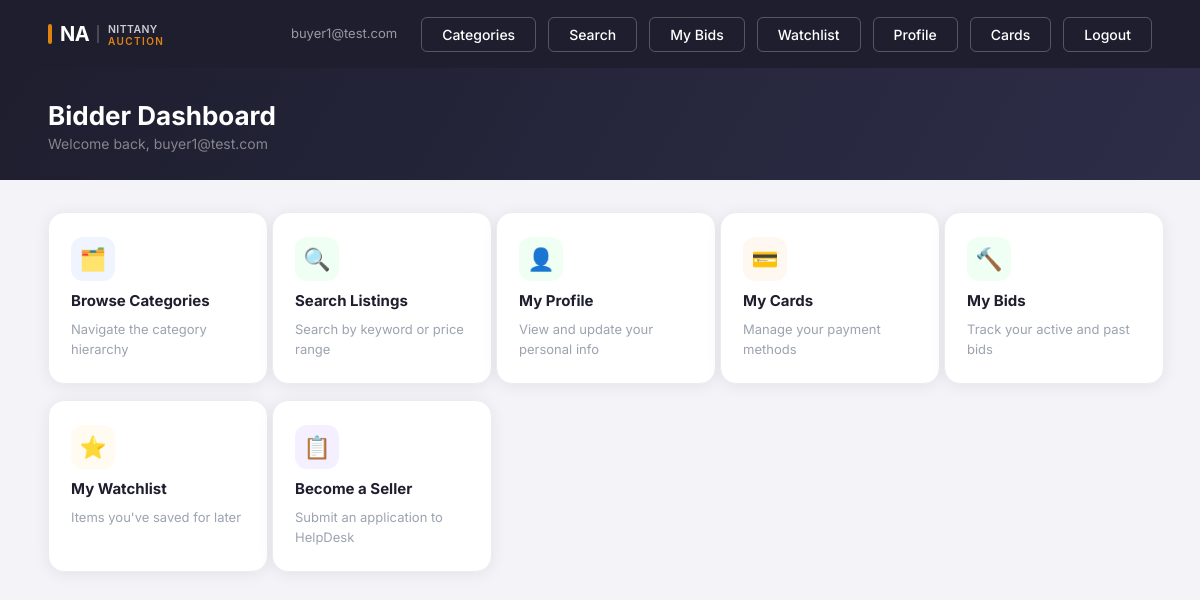
The app's page /bidder (signed in), older data.
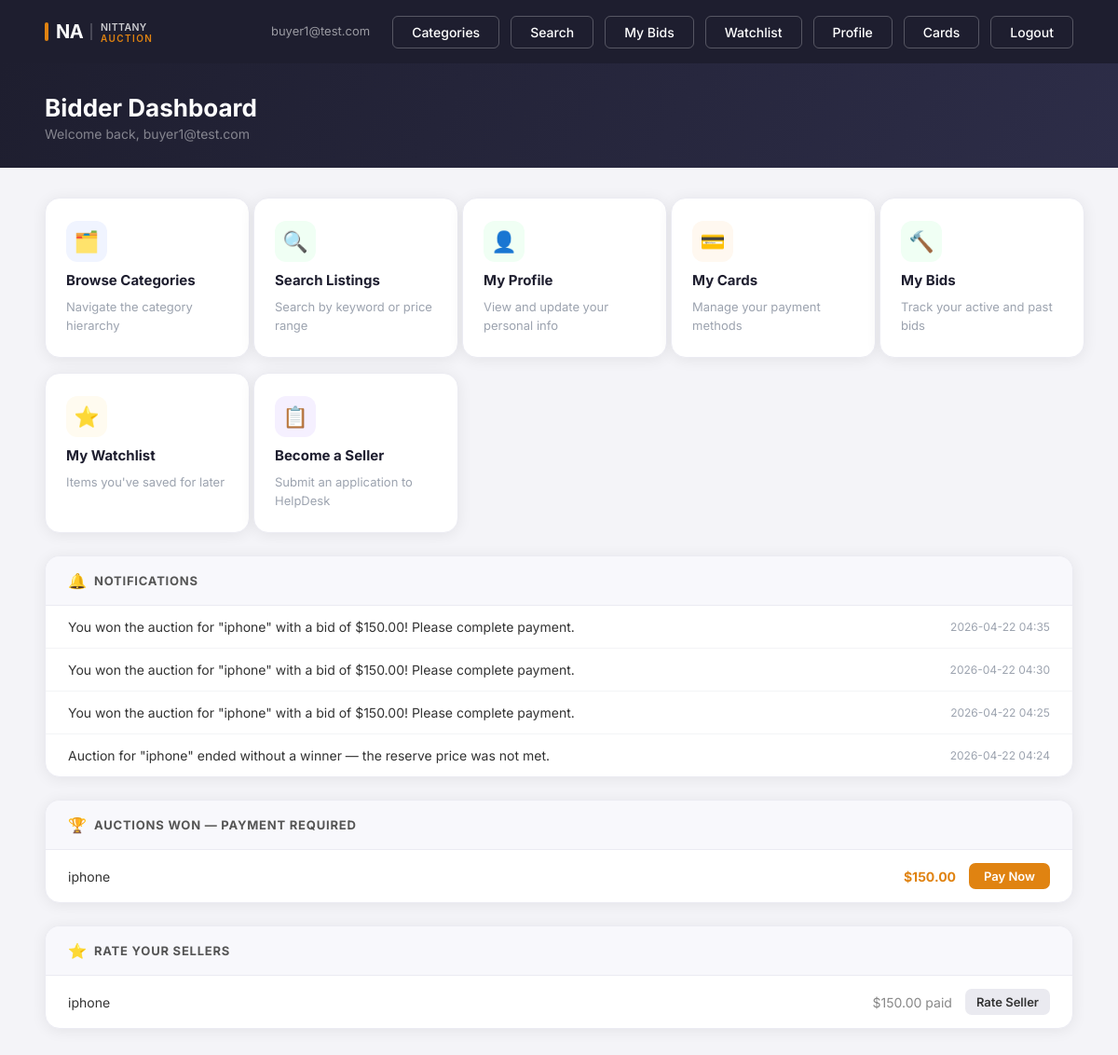
The same page, newer data.
### tables this page shows
CREATE TABLE notifications (
    notif_id   INTEGER PRIMARY KEY AUTOINCREMENT,
    user_email TEXT NOT NULL,
    listing_id INTEGER,
    message    TEXT NOT NULL,
    is_read    INTEGER DEFAULT 0,
    created_at DATETIME DEFAULT CURRENT_TIMESTAMP
);

CREATE TABLE listings (
            listing_id        INTEGER PRIMARY KEY AUTOINCREMENT,
            seller_email      TEXT NOT NULL,
            title             TEXT NOT NULL,
            description       TEXT,
            condition         TEXT,
            category_id       INTEGER,
            reserve_price     REAL NOT NULL,
            auction_stop_time DATETIME NOT NULL,
            status            TEXT DEFAULT 'active',
            removal_reason    TEXT,
            max_bids          INTEGER DEFAULT 0,
            created_at        DATETIME DEFAULT CURRENT_TIMESTAMP
        , promoted INTEGER DEFAULT 0, promoted_at DATETIME, promotion_fee REAL, remaining_bids_at_removal INTEGER);

CREATE TABLE transactions (
            transaction_id   INTEGER PRIMARY KEY AUTOINCREMENT,
            listing_id       INTEGER NOT NULL UNIQUE,
            bidder_email     TEXT NOT NULL,
            amount           REAL NOT NULL,
            transaction_date DATETIME DEFAULT CURRENT_TIMESTAMP
        );

### app.py (the view)
@app.route("/bidder")
def bidder():
    guard = role_required("buyer")
    if guard:
        return guard
    email = session["email"]
    now = datetime.now().strftime("%Y-%m-%dT%H:%M")
    with sqlite3.connect("nittanyauction.db") as conn:
        conn.row_factory = sqlite3.Row
        won_auctions = conn.execute("""
            SELECT l.listing_id, l.title,
                   (SELECT MAX(bid_amount) FROM bids WHERE listing_id = l.listing_id) AS winning_bid
            FROM listings l
            WHERE l.status = 'ended'
              AND NOT EXISTS (SELECT 1 FROM transactions WHERE listing_id = l.listing_id)
              AND (SELECT bidder_email FROM bids
                   WHERE listing_id = l.listing_id
                   ORDER BY bid_amount DESC LIMIT 1) = ?
        """, (email,)).fetchall()
        pending_ratings = conn.execute("""
            SELECT l.listing_id, l.title, t.amount
            FROM transactions t
            JOIN listings l ON t.listing_id = l.listing_id
            WHERE t.bidder_email = ?
              AND NOT EXISTS (
                  SELECT 1 FROM ratings r
                  WHERE r.listing_id = l.listing_id AND r.bidder_email = ?
              )
        """, (email, email)).fetchall()
        notifications = conn.execute("""
            SELECT * FROM notifications WHERE user_email = ? ORDER BY created_at DESC LIMIT 20
        """, (email,)).fetchall()
        conn.execute("UPDATE notifications SET is_read = 1 WHERE user_email = ?", (email,))
    return render_template("bidder_welcome.html",
                           email=email,
                           won_auctions=won_auctions,
                           pending_ratings=pending_ratings,
                           notifications=notifications)

### app.py (called while the page is built)
def role_required(role):
    if session.get("role") != role:
        flash(f"Please log in as {role} to access that page.", "error")
        return redirect("/login")
    return None

### templates/bidder_welcome.html (shortened to what this page needs)
<!DOCTYPE html>
<html>
<head>
    <link rel="stylesheet" href="{{ url_for('static', filename='style.css') }}">
</head>
<body>
    <nav class="first-navbar">
        <a href="/dashboard"><img src="{{ url_for('static', filename='logo.svg') }}" alt="NittanyAuction" height="36"></a>
        <div class="nav-links">
            <span class="nav-user">{{ email }}</span>
            <a href="/bidder/browse">Categories</a>
            <a href="/bidder/listings">Search</a>
            <a href="/bidder/bids">My Bids</a>
            <a href="/bidder/watchlist">Watchlist</a>
            <a href="/bidder/profile">Profile</a>
            <a href="/bidder/cards">Cards</a>
            <a href="/logout">Logout</a>
        </div>
    </nav>
    <div class="page-banner">
        <div class="page-banner-inner">
            <div>
                <h2>Bidder Dashboard</h2>
                <p>Welcome back, {{ email }}</p>
            </div>
        </div>
    </div>
    <div class="content-wrap">
        <div class="dashboard-cards">
            <a href="/bidder/browse" class="dashboard-card">
                <div class="card-icon-wrap" style="background:#f0f4ff;">🗂️</div>
                <div class="card-label">Browse Categories</div>
                <div class="card-desc">Navigate the category hierarchy</div>
            </a>
            <a href="/bidder/listings" class="dashboard-card">
                <div class="card-icon-wrap" style="background:#f0fff4;">🔍</div>
                <div class="card-label">Search Listings</div>
                <div class="card-desc">Search by keyword or price range</div>
            </a>
            <a href="/bidder/profile" class="dashboard-card">
                <div class="card-icon-wrap" style="background:#f0fff4;">👤</div>
                <div class="card-label">My Profile</div>
                <div class="card-desc">View and update your personal info</div>
            </a>
            <a href="/bidder/cards" class="dashboard-card">
                <div class="card-icon-wrap" style="background:#fff8f0;">💳</div>
                <div class="card-label">My Cards</div>
                <div class="card-desc">Manage your payment methods</div>
            </a>
            <a href="/bidder/bids" class="dashboard-card">
                <div class="card-icon-wrap" style="background:#f0fff4;">🔨</div>
                <div class="card-label">My Bids</div>
                <div class="card-desc">Track your active and past bids</div>
            </a>
            <a href="/bidder/watchlist" class="dashboard-card">
                <div class="card-icon-wrap" style="background:#fffbf0;">⭐</div>
                <div class="card-label">My Watchlist</div>
                <div class="card-desc">Items you've saved for later</div>
            </a>
            <a href="/bidder/apply-seller" class="dashboard-card">
                <div class="card-icon-wrap" style="background:#f5f0ff;">📋</div>
                <div class="card-label">Become a Seller</div>
                <div class="card-desc">Submit an application to HelpDesk</div>
            </a>
        </div>
        {% if notifications %}
        <div class="alert-section">
            <div class="alert-section-head">
                <span style="font-size:16px;">🔔</span>
                <h3>Notifications</h3>
            </div>
            {% for n in notifications %}
            <div class="alert-item">
                <span>{{ n['message'] }}</span>
                <div class="alert-item-right" style="font-size:12px; color:#9ca3af;">{{ n['created_at'][:16].replace('T',' ') }}</div>
            </div>
            {% endfor %}
        </div>
        {% endif %}
        {% if won_auctions %}
        <div class="alert-section">
            <div class="alert-section-head">
                <span style="font-size:16px;">🏆</span>
                <h3>Auctions Won — Payment Required</h3>
            </div>
            {% for item in won_auctions %}
            <div class="alert-item">
                <span>{{ item['title'] }}</span>
                <div class="alert-item-right">
                    <span style="font-weight:700; color:#e08311;">${{ "%.2f"|format(item['winning_bid']) }}</span>
                    <a href="/bidder/listings/{{ item['listing_id'] }}/pay" class="btn-primary" style="font-size:13px; padding:6px 16px;">Pay Now</a>
                </div>
            </div>
            {% endfor %}
        </div>
        {% endif %}
        {% if pending_ratings %}
        <div class="alert-section">
            <div class="alert-section-head">
                <span style="font-size:16px;">⭐</span>
                <h3>Rate Your Sellers</h3>
            </div>
            {% for item in pending_ratings %}
            <div class="alert-item">
                <span>{{ item['title'] }}</span>
                <div class="alert-item-right">
                    <span style="color:#888;">${{ "%.2f"|format(item['amount']) }} paid</span>
                    <a href="/bidder/listings/{{ item['listing_id'] }}/rate" class="btn-secondary" style="font-size:13px; padding:6px 12px;">Rate Seller</a>
                </div>
            </div>
            {% endfor %}
        </div>
        {% endif %}
    </div>
</body>
</html>

### static/style.css (style rules this page uses)
* { box-sizing: border-box; margin: 0; padding: 0; }
body { font-family: 'Inter', sans-serif; background-color: #f4f4f8; color: #1e1e2f; }
.first-navbar { display: flex; justify-content: space-between; align-items: center; padding: 16px 48px; background-color: #1e1e2f; color: white; box-shadow: 0 2px 8px rgba(0,0,0,0.3); }
.first-navbar > a { display: flex; align-items: center; justify-content: center; line-height: 0; }
.first-navbar img { display: block; }
.nav-links { display: flex; gap: 12px; }
.nav-links a { text-decoration: none; color: white; padding: 8px 20px; border-radius: 6px; font-weight: 500; font-size: 14px; background-color: transparent; border: 1.5px solid rgba(255,255,255,0.25); transition: background-color 0.2s, border-color 0.2s; }
.nav-user { font-size: 13px; color: rgba(255,255,255,0.55); padding: 8px 12px; }
.dashboard-cards { display: flex; gap: 20px; flex-wrap: wrap; }
.dashboard-card { display: flex; flex-direction: column; gap: 8px; text-decoration: none; background: white; border-radius: 12px; padding: 28px 32px; width: 220px; box-shadow: 0 2px 12px rgba(0,0,0,0.08); transition: transform 0.15s, box-shadow 0.15s; color: #1e1e2f; }
.card-label { font-size: 16px; font-weight: 700; }
.card-desc { font-size: 13px; color: #888; line-height: 1.5; }
.btn-primary, .btn-primary:visited { display: inline-block; padding: 10px 22px; background-color: #e08311; color: white; border: none; border-radius: 7px; font-size: 14px; font-weight: 600; font-family: inherit; cursor: pointer; text-decoration: none; transition: opacity 0.2s, transform 0.15s; }
.btn-secondary, .btn-secondary:visited { display: inline-block; padding: 10px 22px; background-color: #eaeaf0; color: #333; border: none; border-radius: 7px; font-size: 14px; font-weight: 600; font-family: inherit; cursor: pointer; text-decoration: none; transition: background-color 0.2s; }
.alert-section { background: white; border-radius: 12px; padding: 20px 24px; margin-top: 28px; box-shadow: 0 2px 12px rgba(0,0,0,0.07); }
.alert-section h3 { font-size: 14px; font-weight: 700; color: #555; text-transform: uppercase; letter-spacing: 0.5px; margin-bottom: 12px; }
.alert-item { display: flex; justify-content: space-between; align-items: center; gap: 16px; padding: 10px 0; border-bottom: 1px solid #f0f0f0; font-size: 14px; color: #333; }
.alert-item:last-child { border-bottom: none; }
.alert-item-right { display: flex; align-items: center; gap: 14px; flex-shrink: 0; }
.page-banner { background: linear-gradient(120deg, #1e1e2f 0%, #2d2d48 100%); padding: 32px 0 28px; margin-bottom: 32px; }
.page-banner-inner { max-width: 1200px; margin: 0 auto; padding: 0 48px; display: flex; align-items: center; justify-content: space-between; gap: 16px; flex-wrap: wrap; }
.page-banner h2 { font-size: 26px; font-weight: 700; color: #fff; margin: 0; }
.page-banner p { font-size: 14px; color: rgba(255,255,255,0.45); margin: 4px 0 0; }
.content-wrap { max-width: 1200px; margin: 0 auto; padding: 0 48px 64px; }
.dashboard-cards { display: grid; grid-template-columns: repeat(auto-fill, minmax(200px, 1fr)); gap: 16px; }
.dashboard-card { background: #fff; border-radius: 16px; padding: 24px 22px; box-shadow: 0 2px 16px rgba(0,0,0,0.07); border: 1px solid #ebebf2; text-decoration: none; color: #1e1e2f; display: flex; flex-direction: column; gap: 10px; transition: transform 0.18s, box-shadow 0.18s, border-color 0.18s; }
.card-icon-wrap { width: 44px; height: 44px; border-radius: 12px; background: #f3f0ff; display: flex; align-items: center; justify-content: center; font-size: 22px; }
.card-label { font-size: 15px; font-weight: 700; color: #1e1e2f; }
.card-desc { font-size: 13px; color: #9ca3af; line-height: 1.5; }
.alert-section { background: #fff; border-radius: 16px; padding: 0; margin-top: 24px; box-shadow: 0 2px 16px rgba(0,0,0,0.07); border: 1px solid #ebebf2; overflow: hidden; }
.alert-section-head { padding: 16px 24px; background: #f8f8fc; border-bottom: 1px solid #ebebf2; display: flex; align-items: center; gap: 8px; }
.alert-section-head h3 { font-size: 13px; font-weight: 700; color: #555; text-transform: uppercase; letter-spacing: 0.06em; margin: 0; }
.alert-item { display: flex; justify-content: space-between; align-items: center; gap: 16px; padding: 14px 24px; border-bottom: 1px solid #f3f4f6; font-size: 14px; color: #333; }

Row changes from the older to the newer data that the page shows:
added notifications: message "You won the auction for \"iphone\" with a bid of $150.00! Please complete payment.", created_at "2026-04-22 04:35"
added notifications: message "You won the auction for \"iphone\" with a bid of $150.00! Please complete payment.", created_at "2026-04-22 04:30"
added notifications: message "You won the auction for \"iphone\" with a bid of $150.00! Please complete payment.", created_at "2026-04-22 04:25"
added notifications: message "Auction for \"iphone\" ended without a winner — the reserve price was not met.", created_at "2026-04-22 04:24"
added listings: title "iphone", winning_bid "150.00"
added transactions: title "iphone", amount "150.00"
Text that changed along with them:
text now shown: "🔔 NOTIFICATIONS 🏆 AUCTIONS WON — PAYMENT REQUIRED ⭐ RATE YOUR SELLERS"
